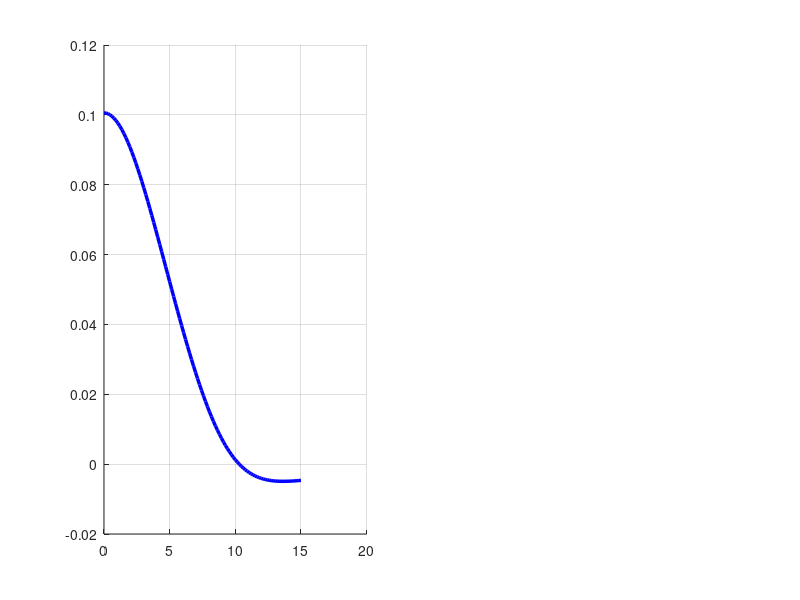

This figure's MATLAB source: (Note: this script raises an error after producing the figure.)
%% WPT Spatial EM: Lateral and Angular Misalignment (Symmetrical Coils)
clear; clc;

% --- 1. Coil Parameters (Symmetrical) ---
R = 0.05;          % Radius of both coils (5 cm)
a = 0.001;         % Wire thickness (1 mm)
z_gap = 0.05;      % Vertical gap distance (5 cm)
mu0 = 4*pi*1e-7;   % Permeability of free space

% Self Inductance of a circular loop: L = mu0 * R * (ln(8R/a) - 2)
L_self = mu0 * R * (log(8*R/a) - 2);

% Integration parameters for Neumann's formula
N_points = 100; 
phi = linspace(0, 2*pi, N_points);
dphi = phi(2) - phi(1);
[P1, P2] = meshgrid(phi, phi);

% Tx Coil Vectors (Base)
x1 = R * cos(P1);  y1 = R * sin(P1);
dl1x = -R * sin(P1); dl1y = R * cos(P1);

% --- 2. Lateral Misalignment Sweep ---
x_sweep = linspace(0, 0.15, 100); % Offset from 0 to 15 cm
k_lateral = zeros(size(x_sweep));

for i = 1:length(x_sweep)
    dx = x_sweep(i);
    
    % Rx Coil Position (Translated by dx)
    x2 = R * cos(P2) + dx;
    y2 = R * sin(P2);
    z2 = z_gap;
    
    dl2x = -R * sin(P2); dl2y = R * cos(P2);
    
    % Distance between every point pair
    dist = sqrt((x1-x2).^2 + (y1-y2).^2 + z2^2);
    
    % Dot product of differential elements (dl1 . dl2)
    dot_dl = dl1x.*dl2x + dl1y.*dl2y;
    
    % Neumann Integral for M
    M = (mu0/(4*pi)) * sum(sum((dot_dl ./ dist) * dphi^2));
    k_lateral(i) = M / L_self; % Since Lp = Ls = L_self
end

% --- 3. Angular Misalignment Sweep ---
theta_sweep = linspace(0, 90, 100); % Tilt from 0 to 90 degrees
k_angular = zeros(size(theta_sweep));

for i = 1:length(theta_sweep)
    theta = deg2rad(theta_sweep(i));
    
    % Rx Coil Position (Rotated around Y-axis by theta)
    x2 = R * cos(P2) * cos(theta);
    y2 = R * sin(P2);
    z2 = -R * cos(P2) * sin(theta) + z_gap;
    
    dl2x = -R * sin(P2) * cos(theta);
    dl2y = R * cos(P2);
    dl2z = R * sin(P2) * sin(theta);
    
    dist = sqrt((x1-x2).^2 + (y1-y2).^2 + z2.^2);
    
    % Dot product (dl1 . dl2) Note: dl1z is 0
    dot_dl = dl1x.*dl2x + dl1y.*dl2y;
    
    M = (mu0/(4*pi)) * sum(sum((dot_dl ./ dist) * dphi^2));
    k_angular(i) = M / L_self;
end

% --- 4. Plotting the Results ---
fig = figure('Color', 'w', 'Position', [100 100 900 400], 'Name', 'Spatial Misalignment');

% Lateral Plot
subplot(1,2,1); hold on; grid on;
plot(x_sweep * 100, k_lateral, 'b', 'LineWidth', 2.5);
yline(0, 'k--', 'LineWidth', 1);
title('Lateral Misalignment (\Delta X)');
xlabel('Horizontal Offset (cm)'); ylabel('Coupling Coefficient (k)');
set(gca, 'FontSize', 11);

% Annotate the Null Point
null_idx = find(k_lateral < 0, 1);
if ~isempty(null_idx)
    plot(x_sweep(null_idx)*100, 0, 'ro', 'MarkerSize', 8, 'MarkerFaceColor', 'r');
    text(x_sweep(null_idx)*100 + 0.5, 0.02, 'Flux Null Point (\Phi = 0)', 'Color', 'r', 'FontWeight', 'bold');
end

% Angular Plot
subplot(1,2,2); hold on; grid on;
plot(theta_sweep, k_angular, 'r', 'LineWidth', 2.5);
title('Angular Misalignment (\theta)');
xlabel('Tilt Angle (Degrees)'); ylabel('Coupling Coefficient (k)');
set(gca, 'FontSize', 11);
